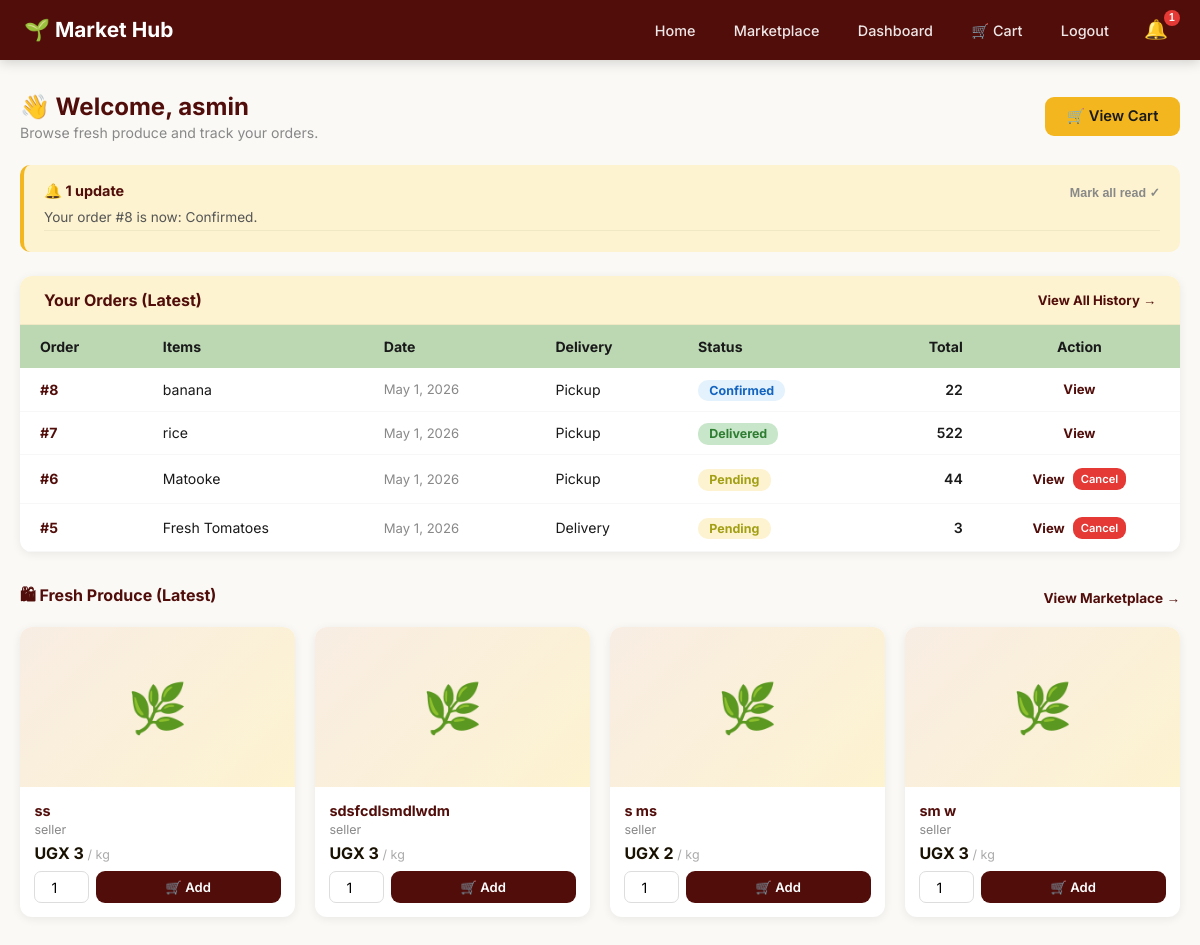
The app's page /dashboard/ (signed in) with its own data.
### farmersmarket/models.py (models this page shows, shortened)
class Client(models.Model):
    GENDER_OPTIONS = [("M", "Male"), ("F", "Female")]
    ACCOUNT_STATUS = [("Active", "Active"), ("Inactive", "Inactive")]
    user = models.OneToOneField(User, on_delete=models.CASCADE, null=True, blank=True)
    name = models.CharField(max_length=100)
    contact = models.CharField(max_length=20)
    address = models.CharField(max_length=200, null=True, blank=True)
    gender = models.CharField(max_length=2, choices=GENDER_OPTIONS)
    account_status = models.CharField(max_length=10, choices=ACCOUNT_STATUS, default="Active")

class Notification(models.Model):
    RECIPIENT_TYPE = [("Farmer", "Farmer"), ("Client", "Client")]
    NOTIFICATION_TYPE = [
        ("Order", "New Order"),
        ("Payment", "Payment"),
        ("Status", "Order Status Update"),
        ("Product", "Product Availability"),
    ]
    recipient_type = models.CharField(max_length=20, choices=RECIPIENT_TYPE)
    farmer = models.ForeignKey(Farmer, on_delete=models.CASCADE, null=True, blank=True, related_name='notifications')
    client = models.ForeignKey(Client, on_delete=models.CASCADE, null=True, blank=True, related_name='notifications')
    notification_type = models.CharField(max_length=20, choices=NOTIFICATION_TYPE)
    message = models.TextField()
    is_read = models.BooleanField(default=False)
    created_at = models.DateTimeField(default=timezone.now)
    related_order = models.ForeignKey(Order, on_delete=models.CASCADE, null=True, blank=True)
    email_sent = models.BooleanField(default=False)
    email_sent_at = models.DateTimeField(null=True, blank=True)
    email_attempts = models.PositiveIntegerField(default=0)
    email_last_error = models.TextField(blank=True)

class Order(models.Model):
    ORDER_STATUS = [
        ("Pending", "Pending"),
        ("Confirmed", "Confirmed"),
        ("Preparing", "Preparing"),
        ("Ready", "Ready for Pickup/Delivery"),
        ("Out for Delivery", "Out for Delivery"),
        ("Delivered", "Delivered"),
        ("Cancelled", "Cancelled"),
    ]
    DELIVERY_TYPE = [("Pickup", "Pickup"), ("Delivery", "Delivery")]
    order_date = models.DateTimeField(default=timezone.now)
    client = models.ForeignKey(Client, on_delete=models.CASCADE, related_name='orders')
    status = models.CharField(max_length=30, choices=ORDER_STATUS, default="Pending")
    delivery_type = models.CharField(max_length=20, choices=DELIVERY_TYPE, default="Pickup")
    delivery_address = models.CharField(max_length=200, blank=True, null=True)
    total_amount = models.DecimalField(max_digits=10, decimal_places=2, default=0)
    notes = models.TextField(blank=True, null=True)
    courier = models.ForeignKey(Courier, on_delete=models.SET_NULL, null=True, blank=True, related_name='orders')
    delivered_at = models.DateTimeField(null=True, blank=True)

class OrderItem(models.Model):
    order = models.ForeignKey(Order, on_delete=models.CASCADE, related_name='items')
    product = models.ForeignKey(Product, on_delete=models.CASCADE)
    quantity = models.PositiveIntegerField()
    price_at_purchase = models.DecimalField(max_digits=10, decimal_places=2)

class Product(models.Model):
    CURRENCY_CHOICES = [
        ('UGX', 'UGX - Ugandan Shilling'),
        ('KES', 'KES - Kenyan Shilling'),
        ('TZS', 'TZS - Tanzanian Shilling'),
        ('USD', 'USD - US Dollar'),
        ('EUR', 'EUR - Euro'),
        ('GBP', 'GBP - British Pound'),
    ]
    UNIT_CHOICES = [
        ('kg', 'kg'), ('g', 'g (grams)'), ('bunch', 'Bunch'),
        ('piece', 'Piece'), ('litre', 'Litre'),
        ('crate', 'Crate'), ('bag', 'Bag'), ('dozen', 'Dozen'),
    ]
    CATEGORY_CHOICES = [
        ('vegetables', '🥬 Vegetables'),
        ('fruits', '🍎 Fruits'),
        ('grains', '🌾 Grains & Cereals'),
        ('dairy', '🥛 Dairy & Eggs'),
        ('herbs', '🌿 Herbs & Spices'),
        ('legumes', '🫘 Legumes & Pulses'),
        ('roots', '🥕 Roots & Tubers'),
        ('other', '📦 Other'),
    ]
    crop_name = models.CharField(max_length=100)
    category = models.CharField(max_length=20, choices=CATEGORY_CHOICES, default='other', blank=True)
    quantity_available = models.PositiveIntegerField()
    unit = models.CharField(max_length=20, choices=UNIT_CHOICES, default='kg')
    price = models.DecimalField(max_digits=10, decimal_places=2)
    currency = models.CharField(max_length=3, choices=CURRENCY_CHOICES, default='UGX')
    harvest_date = models.DateField(null=True, blank=True, help_text="When was this harvested?")
    farmer = models.ForeignKey(Farmer, on_delete=models.CASCADE, related_name='products')
    description = models.TextField(blank=True, null=True)
    image = models.ImageField(upload_to='product_images/', blank=True, null=True)
    is_available = models.BooleanField(default=True)
    created_at = models.DateTimeField(auto_now_add=True)
    updated_at = models.DateTimeField(auto_now=True)
    @property
    def freshness_label(self):
        if not self.harvest_date:
            return None

class Farmer(models.Model):
    user = models.OneToOneField(User, on_delete=models.CASCADE, null=True, blank=True)
    name = models.CharField(max_length=100)
    contact = models.CharField(max_length=20)
    address = models.CharField(max_length=200)

### farmersmarket/views.py (the view)
# urls.py: path('dashboard/', dashboard_view, name='dashboard'),
def dashboard_view(request):
    if not request.user.is_authenticated:
        return redirect('login')
    try:
        farmer   = Farmer.objects.get(user=request.user)
        products = Product.objects.filter(farmer=farmer).order_by('-created_at')[:5]
        orders = (Order.objects.filter(items__product__farmer=farmer)
                    .distinct().order_by('-order_date'))[:4]
        notifs   = Notification.objects.filter(farmer=farmer, is_read=False).order_by('-created_at')[:5]
        today = timezone.now().date()
        today_orders = (Order.objects.filter(items__product__farmer=farmer, order_date__date=today)
                        .distinct())
        today_revenue = 0
        for order in today_orders:
            if order.status == 'Delivered':
                farmer_items = order.items.filter(product__farmer=farmer)
                today_revenue += sum(item.price_at_purchase * item.quantity for item in farmer_items)
        low_stock = Product.objects.filter(farmer=farmer, quantity_available__lte=5, is_available=True)
        currency = farmer.products.first().currency if farmer.products.exists() else 'UGX'
        orders_with_earnings = []
        for order in orders:
            farmer_items = order.items.filter(product__farmer=farmer)
            farmer_earnings = sum(item.price_at_purchase * item.quantity for item in farmer_items)
            orders_with_earnings.append({
                'order': order,
                'farmer_earnings': farmer_earnings,
            })
        return render(request, 'farmer_dashboard.html', {
            'farmer': farmer, 'products': products, 'orders': orders,
            'orders_with_earnings': orders_with_earnings,
            'notifications': notifs, 'today_count': today_orders.count(),
            'today_revenue': today_revenue, 'low_stock': low_stock,
            'currency': currency,
        })
    except Farmer.DoesNotExist:
        pass
    try:
        client   = Client.objects.get(user=request.user)
        products = Product.objects.filter(is_available=True).order_by('-created_at')[:4]
        orders = Order.objects.filter(client=client).order_by('-order_date')[:4]
        notifs   = Notification.objects.filter(client=client, is_read=False).order_by('-created_at')[:5]
        return render(request, 'client_dashboard.html', {
            'client': client, 'products': products,
            'orders': orders, 'notifications': notifs,
        })
    except Client.DoesNotExist:
        pass
    return redirect('marketplace')

### farmersmarket/templates/client_dashboard.html (shortened to what this page needs)
{% extends 'base.html' %}
{% block content %}
<div class="container">
  <div style="display:flex; justify-content:space-between; align-items:center; margin-top:2rem; margin-bottom:1.5rem; flex-wrap:wrap; gap:1rem;">
    <div>
      <h1 style="color:#510d0a; font-size:1.5rem;">👋 Welcome, {{ client.name }}</h1>
      <p style="color:#888; font-size:.88rem; margin-top:.2rem;">Browse fresh produce and track your orders.</p>
    </div>
    <a href="{% url 'cart' %}" class="btn btn-accent">🛒 View Cart{% if cart_count %} ({{ cart_count }}){% endif %}</a>
  </div>
  {% if notifications %}
  <div style="background:#fdf3d0; border-left:4px solid #f3b61f; border-radius:10px; padding:1rem 1.25rem; margin-bottom:1.5rem;">
    <div style="display:flex; justify-content:space-between; align-items:center; margin-bottom:.5rem;">
      <strong style="color:#510d0a; font-size:.9rem;">🔔 {{ notifications|length }} update{{ notifications|length|pluralize }}</strong>
      <form method="post" action="{% url 'mark_notifications_read' %}" style="display:inline;">
        <button type="submit" style="background:none; border:none; cursor:pointer; color:#888; font-size:.78rem; font-weight:600;">Mark all read ✓</button>
      </form>
    </div>
    {% for n in notifications %}
      <p style="font-size:.85rem; color:#555; margin-bottom:.3rem; padding-bottom:.3rem; border-bottom:1px solid #f0e8c4;">{{ n.message }}</p>
    {% endfor %}
  </div>
  {% endif %}
  <div class="card" style="padding:0; overflow:hidden; margin-bottom:2rem;">
    <div style="padding:.9rem 1.5rem; background:#fdf3d0; border-bottom:1px solid #f0e8c4; display:flex; justify-content:space-between; align-items:center;">
      <h2 style="color:#510d0a; font-size:1rem;">Your Orders (Latest)</h2>
      <a href="{% url 'client_orders_list' %}" style="color:#510d0a; font-size:.82rem; font-weight:700; text-decoration:none;">View All History →</a>
    </div>
    {% if orders %}
    <div style="overflow-x:auto;">
      <table style="width:100%; border-collapse:collapse; font-size:.88rem;">
        <thead>
          <tr style="background:#bbd8b3;">
            <th style="padding:.8rem 1.25rem; text-align:left;">Order</th>
            <th style="padding:.8rem 1rem; text-align:left;">Items</th>
            <th style="padding:.8rem 1rem; text-align:left;">Date</th>
            <th style="padding:.8rem 1rem; text-align:left;">Delivery</th>
            <th style="padding:.8rem 1rem; text-align:left;">Status</th>
            <th style="padding:.8rem 1rem; text-align:right;">Total</th>
            <th style="padding:.8rem 1rem; text-align:center;">Action</th>
          </tr>
        </thead>
        <tbody>
          {% for o in orders %}
          <tr style="border-bottom:1px solid #f7f7f7;">
            <td style="padding:.8rem 1.25rem; font-weight:700; color:#510d0a;">#{{ o.id }}</td>
            <td style="padding:.8rem 1rem; max-width:200px; white-space:nowrap; overflow:hidden; text-overflow:ellipsis;">
              {% for item in o.items.all %}
                {{ item.product.crop_name }}{% if not forloop.last %}, {% endif %}
              {% endfor %}
            </td>
            <td style="padding:.8rem 1rem; color:#888; font-size:.82rem;">{{ o.order_date|date:"M j, Y" }}</td>
            <td style="padding:.8rem 1rem;">{{ o.delivery_type }}</td>
            <td style="padding:.8rem 1rem;">
              <span style="padding:.2rem .7rem; border-radius:10px; font-size:.78rem; font-weight:700;
                background:{% if o.status == 'Delivered' %}#c8e6c9{% elif o.status == 'Cancelled' %}#ffcdd2{% elif o.status == 'Pending' %}#fdf3d0{% else %}#e3f2fd{% endif %};
                color:{% if o.status == 'Delivered' %}#2e7d32{% elif o.status == 'Cancelled' %}#c62828{% elif o.status == 'Pending' %}#a29f15{% else %}#1565c0{% endif %};">
                {{ o.status }}
              </span>
            </td>
            <td style="padding:.8rem 1rem; text-align:right; font-weight:600;">{{ currency }} {{ o.total_amount|floatformat:0 }}</td>
            <td style="padding:.8rem 1rem; text-align:center;">
              <div style="display:flex; gap:.5rem; justify-content:center; align-items:center;">
                <a href="{% url 'order_detail' o.id %}" style="color:#510d0a; font-size:.82rem; font-weight:700; text-decoration:none;">View</a>
                {% if o.status == 'Pending' %}
                  <form method="post" action="{% url 'cancel_order' o.id %}" style="margin:0;">
                    <button type="submit" class="btn btn-sm btn-danger" style="font-size:.7rem; padding:.25rem .5rem;">Cancel</button>
                  </form>
                {% endif %}
              </div>
            </td>
          </tr>
          {% endfor %}
        </tbody>
      </table>
    </div>
    {% else %}
    <div style="padding:3rem; text-align:center; color:#888;">No orders yet. <a href="{% url 'marketplace' %}" style="color:#510d0a; font-weight:700;">Shop now →</a></div>
    {% endif %}
  </div>
  <div style="display:flex; justify-content:space-between; align-items:center; margin-bottom:1rem;">
    <h2 style="color:#510d0a; font-size:1rem;">🛍 Fresh Produce (Latest)</h2>
    <a href="{% url 'marketplace' %}" style="color:#510d0a; font-size:.85rem; font-weight:700; text-decoration:none;">View Marketplace →</a>
  </div>
  {% if products %}
  <div style="display:grid; grid-template-columns:repeat(auto-fill,minmax(230px,1fr)); gap:1.25rem; margin-bottom:3rem;">
    {% for p in products %}
    <div class="card" style="padding:0; overflow:hidden; position:relative; transition:transform .25s,box-shadow .25s;"
         onmouseover="this.style.transform='translateY(-4px)';this.style.boxShadow='0 10px 26px rgba(81,13,10,.12)'"
         onmouseout="this.style.transform='';this.style.boxShadow=''">
      {% if p.image %}
        <img src="{{ p.image.url }}" alt="{{ p.crop_name }}" style="width:100%; height:160px; object-fit:cover;">
      {% else %}
        <div style="width:100%; height:160px; background:linear-gradient(135deg,#f8ede3,#fdf3d0); display:flex; align-items:center; justify-content:center; font-size:3rem;">🌿</div>
      {% endif %}
      <div style="padding:.9rem;">
        <h3 style="color:#510d0a; font-size:.9rem; font-weight:700; margin-bottom:.2rem;">{{ p.crop_name }}</h3>
        <p style="color:#888; font-size:.78rem; margin-bottom:.4rem;">{{ p.farmer.name }}</p>
        <p style="font-weight:700; color:#191102; margin-bottom:.5rem;">{{ p.currency }} {{ p.price|floatformat:0 }} <span style="color:#aaa; font-weight:400; font-size:.78rem;">/ {{ p.get_unit_display }}</span></p>
        <form method="post" action="{% url 'add_to_cart' p.id %}" style="display:flex; gap:.4rem;">
          <input type="number" name="quantity" value="1" min="1" max="{{ p.quantity_available }}"
                 style="width:55px; padding:.4rem; border:1.5px solid #ddd; border-radius:7px; text-align:center; font-family:inherit; font-size:.88rem;">
          <button type="submit" class="btn btn-primary" style="flex:1; font-size:.82rem; padding:.45rem;">🛒 Add</button>
        </form>
      </div>
    </div>
    {% endfor %}
  </div>
  {% else %}
  <p style="color:#888; margin-bottom:3rem;">No products available.</p>
  {% endif %}
</div>
{% endblock %}

### farmersmarket/templates/base.html (shortened to what this page needs)
<!DOCTYPE html>
<html lang="en">
<head>
</head>
<body>
  <nav class="top-nav">
    <a href="{% url 'home' %}" class="logo">🌱 Market Hub</a>
    <div style="display:flex; align-items:center; gap:1rem;">
      <ul class="nav-links">
        <li><a href="{% url 'home' %}">Home</a></li>
        <li><a href="{% url 'marketplace' %}">Marketplace</a></li>
        {% if user.is_authenticated %}
          <li><a href="{% url 'dashboard' %}">Dashboard</a></li>
          <li>
            <a href="{% url 'cart' %}" class="{% if cart_count %}badge-pill{% endif %}">
              🛒{% if cart_count %} {{ cart_count }}{% else %} Cart{% endif %}
            </a>
          </li>
          <li><a href="{% url 'logout' %}">Logout</a></li>
        {% else %}
          <li><a href="{% url 'cart' %}">🛒 Cart</a></li>
          <li><a href="{% url 'login' %}">Login</a></li>
          <li><a href="{% url 'register' %}" class="badge-pill">Register</a></li>
        {% endif %}
      </ul>
      {% if user.is_authenticated %}
        <div class="bell-wrap">
          <button class="bell-btn" onclick="toggleBell(event)" title="Notifications">
            🔔
            <span id="bell-count" class="bell-count" {% if not unread_notif_count %}style="display:none;"{% endif %}>{{ unread_notif_count }}</span>
          </button>
        </div>
      {% endif %}
    </div>
  </nav>
  {% block content %}{% endblock %}
</body>
</html>

### records on screen
Client: name "asmin"
Notification: message "Your order #8 is now: Confirmed."
Order: id "8", order_date "May 1, 2026", delivery_type "Pickup", status "Confirmed", total_amount "22"
OrderItem: product.crop_name "banana"
Order: id "7", order_date "May 1, 2026", delivery_type "Pickup", status "Delivered", total_amount "522"
OrderItem: product.crop_name "rice"
Order: id "6", order_date "May 1, 2026", delivery_type "Pickup", status "Pending", total_amount "44", shows "Cancel"
OrderItem: product.crop_name "Matooke"
Order: id "5", order_date "May 1, 2026", delivery_type "Delivery", status "Pending", total_amount "3", shows "Cancel"
OrderItem: product.crop_name "Fresh Tomatoes"
Product: crop_name "ss", farmer.name "seller", currency "UGX", price "3", unit "kg"
Product: crop_name "sdsfcdlsmdlwdm", farmer.name "seller", currency "UGX", price "3", unit "kg"
Product: crop_name "s ms", farmer.name "seller", currency "UGX", price "2", unit "kg"
Product: crop_name "sm w", farmer.name "seller", currency "UGX", price "3", unit "kg"

### other values on screen
{{ unread_notif_count }} "1"
{{ notifications|length }} "1"
